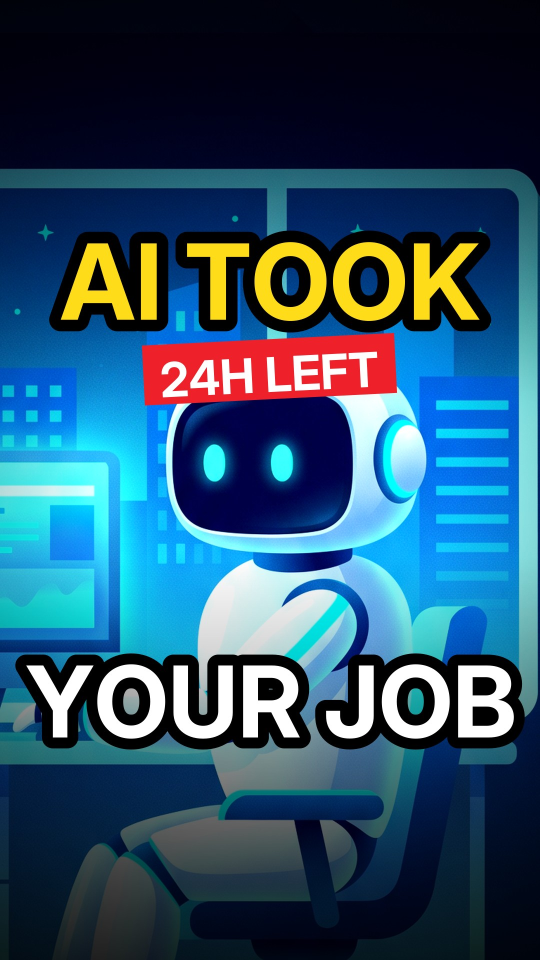
#> input picture ep002/publish/thumbnail.jpg, 1080 x 1920 px (shown at 1/2 size)
$ python -i vivo.py   (imports and definitions only)
#> lines starting #> are read from the running program, lines starting #| are printed output that depends on the picture
#!/usr/bin/env python3
"""Cenas vivas (0 créditos): movimento dentro das ilustrações, por código.

- Robôs: a cabeça é recortada por cor (concha branca + ecrã-cara escuro), o fundo atrás é reconstruído por
  inpaint, e os olhos são apagados e redesenhados por código (piscar, olhar, contente ^ ^, cansado, liso, espantado).
- Recortes genéricos (ex.: avião, tronco, braço) para mover partes da imagem.
- Efeitos por cena (vapor, ecrãs a correr, notas, papagaio...) são funções fx(ctx, t) em coordenadas da imagem.
Tudo trabalha à escala S (1536x2752 -> 1188x2128) e é desenhado com a mesma transformação de paint_cover."""
import math
import cairo, cv2
import numpy as np
from PIL import Image
from scipy import ndimage as nd

S = 0.7734
CYAN = (0.30, 0.95, 1.0)
KEEP = []


def _surf(rgb, alpha=None):
    a = np.full(rgb.shape[:2], 255, np.uint8) if alpha is None else alpha
    pm = (rgb.astype(np.float32) * (a[..., None] / 255.0)).astype(np.uint8)
    bgra = np.dstack([pm[:, :, 2], pm[:, :, 1], pm[:, :, 0], a]).copy()
    KEEP.append(bgra)
    return cairo.ImageSurface.create_for_data(bgra, cairo.FORMAT_ARGB32, rgb.shape[1], rgb.shape[0])


def _soft(mask):
    return (np.clip(cv2.GaussianBlur(mask.astype(np.float32), (0, 0), 0.9), 0, 1) * 255).astype(np.uint8)


def eye_state_default(t):
    return dict(kind="normal", look=(0, 0), blink=(t % 3.1) < 0.13)


class Robot:
    """cabeça de robô animável. eyes = [(x,y),(x,y)] em píxeis da imagem original; ew, eh = tamanho do olho."""

    # [38 lines left out: function __init__, not called in this run]

    def build(self):
        self.surface = _surf(self.rgb, _soft(self.mask))

    # [37 lines left out: functions draw, draw_eyes, not called in this run]


class Part:
    """recorte genérico (máscara em píxeis da imagem à escala S) movido por move(t) -> (dx, dy, ang, pivot)"""

    def __init__(self, img, mask, move):
        self.rgb, self.mask, self.move = img, mask, move
        self.surface = None

    def build(self):
        self.surface = _surf(self.rgb, _soft(self.mask))

    # [4 lines left out: function draw, not called in this run]


class LiveScene:
    def __init__(self, path):
#> called with path = 'publish/thumbnail.jpg'
        im = np.array(Image.open(path).convert("RGB"))
#> im is the input picture: shape (1920, 1080, 3); mean R, G, B 43.2, 80.8, 105.5
        self.h0, self.w0 = im.shape[:2]
#> self.h0 = 1920; self.w0 = 1080
        self.w, self.h = int(self.w0 * S), int(self.h0 * S)
#> self.w = 835; self.h = 1484
        self.img = cv2.resize(im, (self.w, self.h), interpolation=cv2.INTER_AREA)
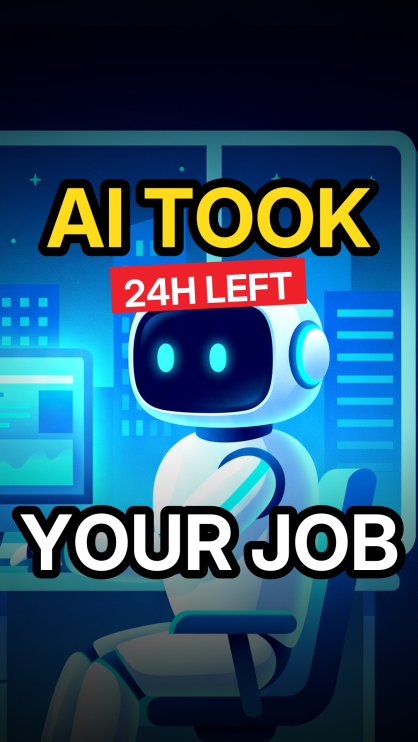
#> self.img: shape (1484, 835, 3) (shown at 1/2 size); mean R, G, B 43.2, 80.8, 105.5
        self.robots, self.parts, self.fx_under, self.fx_over = [], [], [], []
        self.bg = None

    def fx(self, x, y):  # fração -> píxeis de trabalho
        return x * self.w, y * self.h

    def robot(self, eyes, ew, eh, **kw):
        r = Robot(self.img, eyes, ew, eh, **kw); self.robots.append(r); return r

    def part(self, mask, move):
        p = Part(self.img, mask, move); self.parts.append(p); return p

    # [7 lines left out: function color_mask, not called in this run]

    def build(self):
        hole = np.zeros((self.h, self.w), bool)
        for r in self.robots:
            hole |= r.mask
#> hole: shape (1484, 835) bool; every value is 0
        for p in self.parts:
            hole |= p.mask
        hole = nd.binary_dilation(hole, iterations=5).astype(np.uint8) * 255
        bg = cv2.inpaint(self.img, hole, 9, cv2.INPAINT_TELEA) if hole.any() else self.img
        self.bg = _surf(bg)
#> in _surf, `bgra = np.dstack([pm[:, :, 2], pm[:, :, 1], pm[:, :, 0], a]).copy()`:
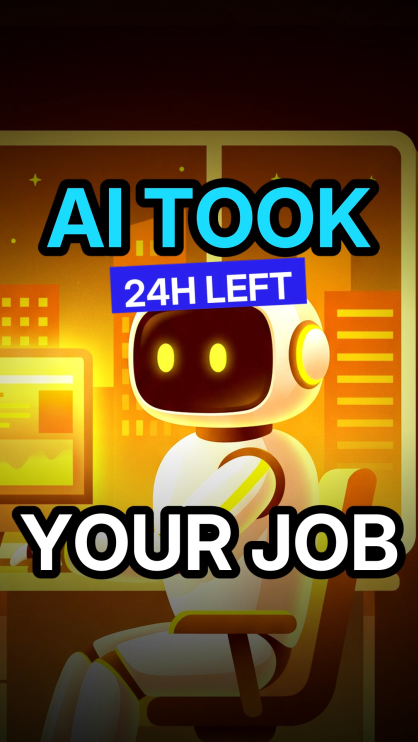
#> bgra: shape (1484, 835, 4) (shown at 1/2 size); mean R, G, B, A 105.5, 80.8, 43.2, 255
        for o in self.robots + self.parts:
            o.build()
        return self

    # [44 lines left out: functions draw, live_cover, steam, note, not called in this run]

#> (the run stopped early here; a loop or call above may not have finished)
